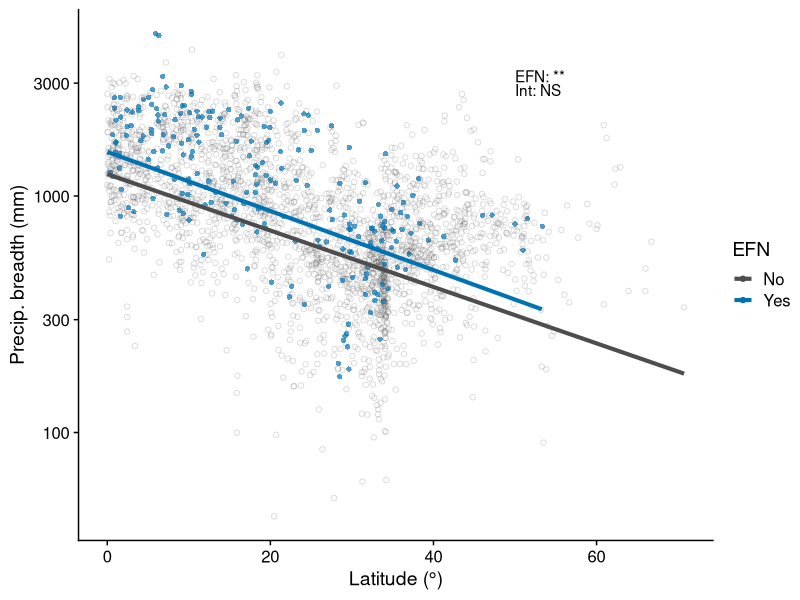
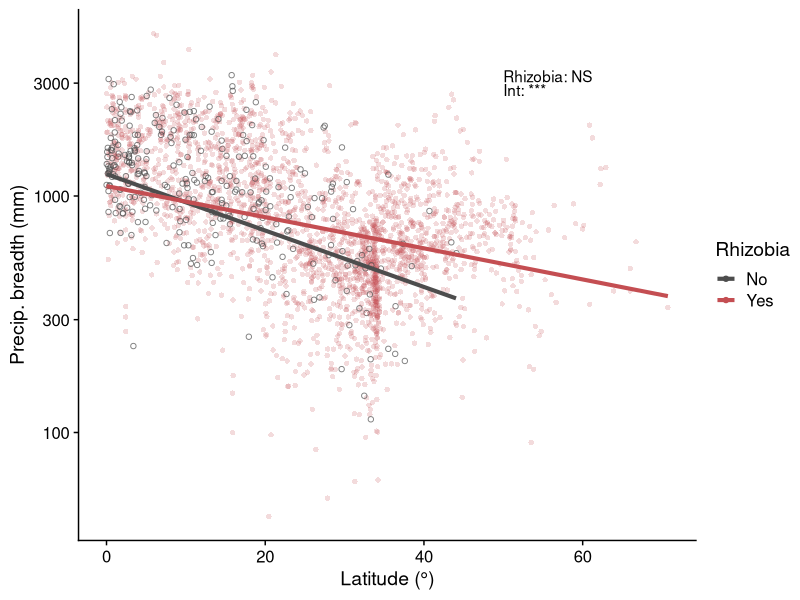
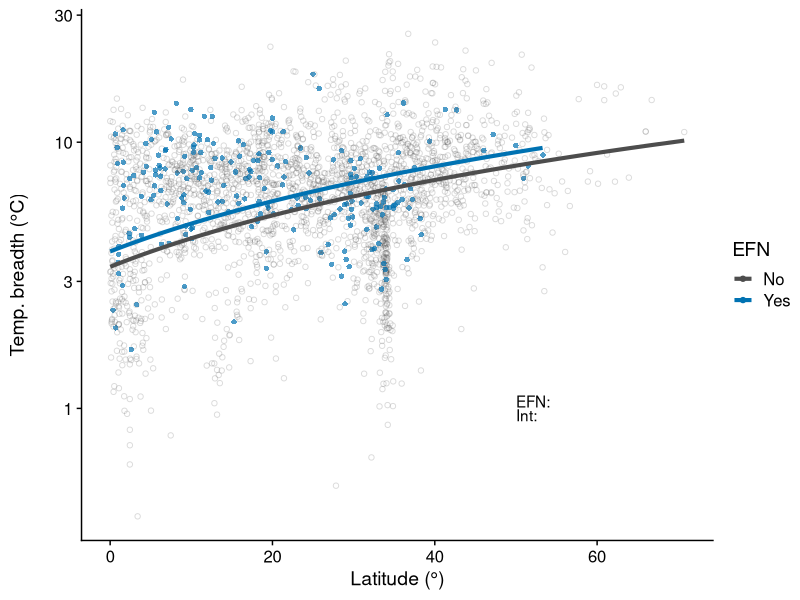
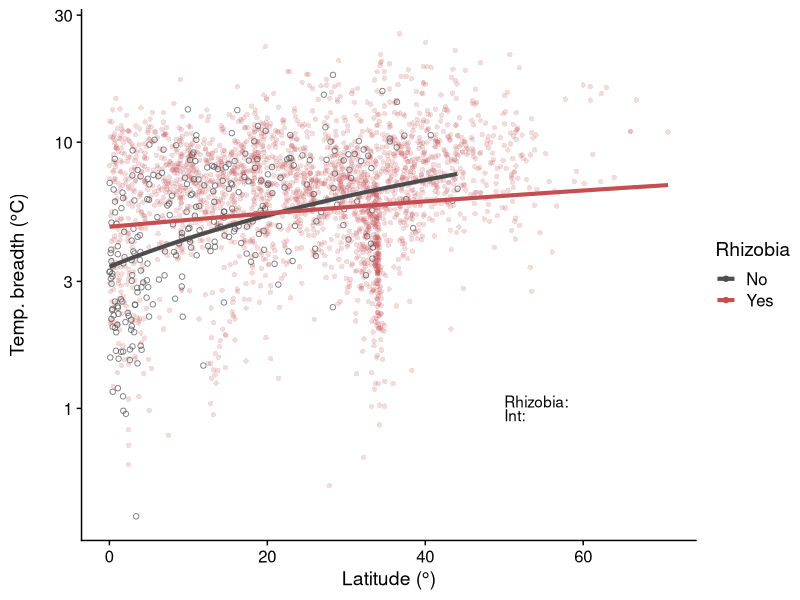
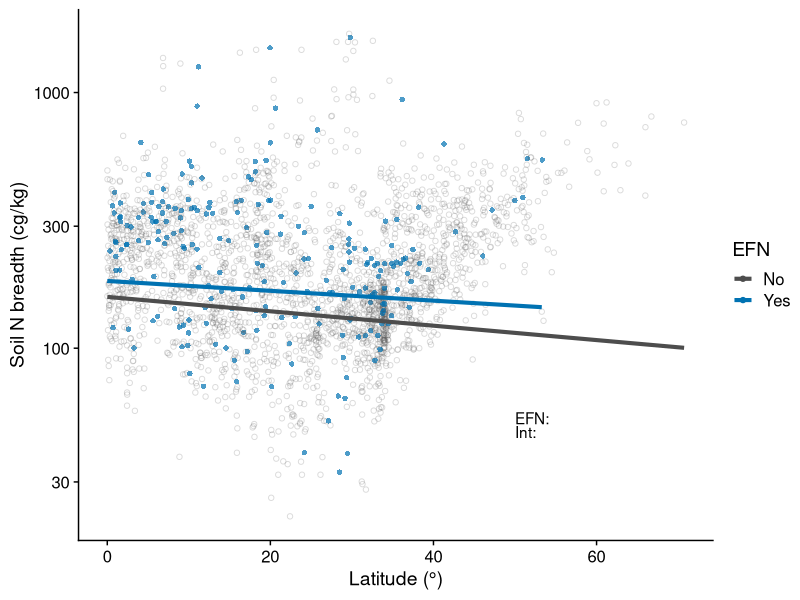
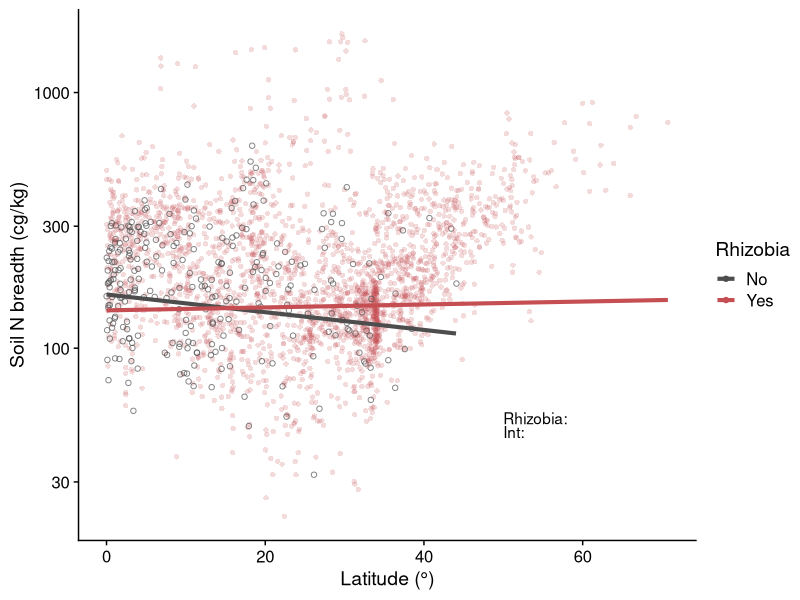
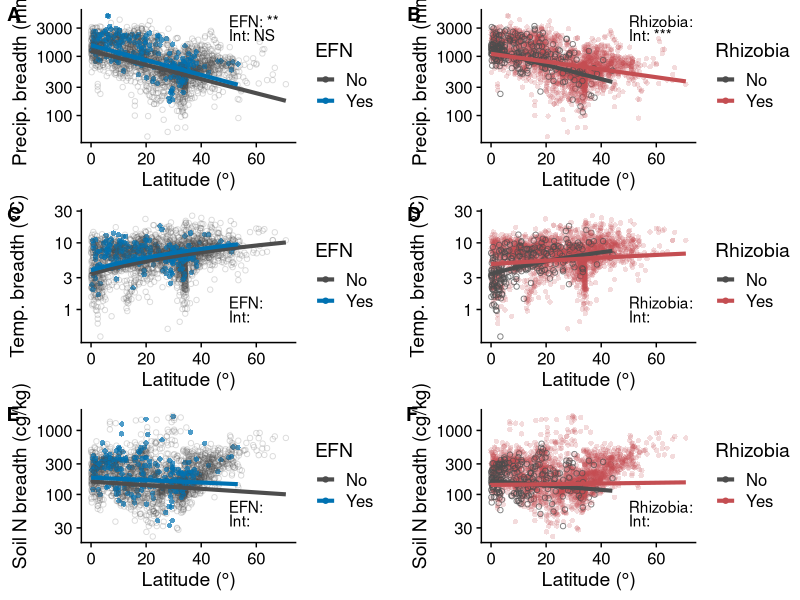

Here is the R script that generated these plots, in order: (Note: this script raises an error after producing the figures.)
#Packages
library(tidyverse)
library(cowplot)
library(here)
library(ggeffects)

#Read in data
data <- read.csv("data/pgls_species_data.csv")

#Make sure factors are factors
data$EFN <- as.factor(data$EFN)
data$fixer <- as.factor(data$fixer)
data$abs_med_lat <- as.numeric(data$abs_med_lat)

#Precipitation

#Read in model predictions from script 08
EFN_precip_means <- read.csv(here("tables/precip_range_EFN_predictions.csv"))
fixer_precip_means <- read.csv(here("tables/precip_range_fixer_predictions.csv"))
precip_stats <- read.csv(here("tables/precip_breadth_output_table.csv"))

## Make plots for EFN and rhizobia separately ----

#Set seed for reproducibility
set.seed(10)

#Make sure group is a factor
EFN_precip_means$group <- as.factor(EFN_precip_means$group)

#Calculate max latitude for each group
max_noEFN <- max(data[data$EFN == 0, "abs_med_lat"])
max_EFN <- max(data[data$EFN == 1, "abs_med_lat"])

#Set position of p-values inset
x_pos <- 50
y_pos <- 3000

#Extract p-values from model results for plotting asterixes on figure
sig_EFN <- ifelse(precip_stats[precip_stats$X == "EFN", "p.value"] <= 0.05 & precip_stats[precip_stats$X == "EFN", "p.value"] >= 0.01, "*", 
                  ifelse(precip_stats[precip_stats$X == "EFN", "p.value"] <= 0.01 & precip_stats[precip_stats$X == "EFN", "p.value"] >= 0.001, "**", 
                         ifelse(precip_stats[precip_stats$X == "EFN", "p.value"] <= 0.001, "***", 
                                "NS")))
sig_EFNint <- ifelse(precip_stats[precip_stats$X == "EFN:abs_med_lat", "p.value"] <= 0.05 & precip_stats[precip_stats$X == "EFN:abs_med_lat", "p.value"] >= 0.01, "*", 
                     (ifelse(precip_stats[precip_stats$X == "EFN:abs_med_lat", "p.value"] <= 0.01 & precip_stats[precip_stats$X == "EFN:abs_med_lat", "p.value"] >= 0.001, "**", 
                             (ifelse(precip_stats[precip_stats$X == "EFN:abs_med_lat", "p.value"] <= 0.001, "***", 
                                     "NS")))))
sig_fix <- ifelse(precip_stats[precip_stats$X == "fixer", "p.value"] <= 0.05 & precip_stats[precip_stats$X == "fixer", "p.value"] >= 0.01, "*", 
                  ifelse(precip_stats[precip_stats$X == "fixer", "p.value"] <= 0.01 & precip_stats[precip_stats$X == "fixer", "p.value"] >= 0.001, "**", 
                         ifelse(precip_stats[precip_stats$X == "fixer", "p.value"] <= 0.001, "***", 
                                "NS")))
sig_fixint <- ifelse(precip_stats[precip_stats$X == "abs_med_lat:fixer", "p.value"] <= 0.05 & precip_stats[precip_stats$X == "abs_med_lat:fixer", "p.value"] >= 0.01, "*", 
                     (ifelse(precip_stats[precip_stats$X == "abs_med_lat:fixer", "p.value"] <= 0.01 & precip_stats[precip_stats$X == "abs_med_lat:fixer", "p.value"] >= 0.001, "**", 
                             (ifelse(precip_stats[precip_stats$X == "abs_med_lat:fixer", "p.value"] <= 0.001, "***", 
                                     "NS")))))

#Make figure
p1 <- ggplot()+
  geom_point(data=data, aes(x=abs_med_lat, y=precip_range, color=EFN, alpha=EFN, shape=EFN), size=1.5)+
  theme_cowplot()+
  scale_alpha_manual(values=c(0.2, 0.7), guide="none")+
  scale_shape_manual(values = c("1" = 16, "0"   = 1), guide="none")+
  scale_colour_manual(values=c("#4D4D4D", "#0072B2"), labels=c("No", "Yes"))+
  ylab("Precip. breadth (mm)")+
  xlab("Latitude (\u00B0)")+
  geom_line(data=EFN_precip_means %>% filter(!(group=="0" & x>max_noEFN)) %>% filter(!(group=="1" & x > max_EFN)), aes(x=x, y=predicted, colour=group), linewidth=1.4)+
  annotate("text", label=paste0("EFN: ", sig_EFN, "\nInt: ", sig_EFNint), x=x_pos, y=y_pos, lineheight = .75, hjust=0)+
  scale_y_log10()
p1

#Make sure group is a factor
fixer_precip_means$group <- as.factor(fixer_precip_means$group)

#Calculate max latitude for each group
max_nofixer <- max(data[data$fixer == 0, "abs_med_lat"])
max_fixer <- max(data[data$fixer == 1, "abs_med_lat"])

#Make figure
p2 <- ggplot()+
  geom_point(data=data, aes(x=abs_med_lat, y=precip_range, color=fixer, alpha=fixer, shape=fixer), size=1.5)+
  theme_cowplot()+
  scale_alpha_manual(values=c(0.7, 0.2), guide="none")+
  scale_shape_manual(values = c("1" = 16, "0"   = 1), guide="none")+
  scale_colour_manual(values=c("#4D4D4D", "#C44E52"), labels=c("No", "Yes"))+
  ylab("Precip. breadth (mm)")+
  xlab("Latitude (\u00B0)")+
  labs(colour="Rhizobia")+
  geom_line(data=fixer_precip_means %>% filter(!(group=="0" & x>max_nofixer)) %>% filter(!(group=="1" & x > max_fixer)), aes(x=x, y=predicted, colour=group), linewidth=1.4)+
  annotate("text", label=paste0("Rhizobia: ", sig_fix, "\nInt: ", sig_fixint), x=x_pos, y=y_pos, lineheight = .75, hjust=0)+
  scale_y_log10()
p2


#Temperature

#Read in model predictions from script 08
EFN_temp_means <- read.csv(here("tables/temp_range_EFN_predictions.csv"))
fixer_temp_means <- read.csv(here("tables/temp_range_fixer_predictions.csv"))
temp_stats <- read.csv(here("tables/logtemp_breadth_output_table.csv"))

## Make plots for EFN and rhizobia separately ----

#Set seed for reproducibility
set.seed(10)

#Make sure group is a factor
EFN_temp_means$group <- as.factor(EFN_temp_means$group)

#Calculate max latitude for each group
max_noEFN <- max(data[data$EFN == 0, "abs_med_lat"])
max_EFN <- max(data[data$EFN == 1, "abs_med_lat"])

#Set position of p-values inset
x_pos <- 50
y_pos <- 1

#Extract p-values from model results for plotting asterixes on figure
sig_EFN <- ifelse(temp_stats[temp_stats$X == "EFN", "p.value"] <= 0.05 & temp_stats[temp_stats$X == "EFN", "p.value"] >= 0.01, "*", 
                  ifelse(temp_stats[temp_stats$X == "EFN", "p.value"] <= 0.01 & temp_stats[temp_stats$X == "EFN", "p.value"] >= 0.001, "**", 
                         ifelse(temp_stats[temp_stats$X == "EFN", "p.value"] <= 0.001, "***", 
                                "NS")))
sig_EFNint <- ifelse(temp_stats[temp_stats$X == "EFN:abs_med_lat", "p.value"] <= 0.05 & temp_stats[temp_stats$X == "EFN:abs_med_lat", "p.value"] >= 0.01, "*", 
                     (ifelse(temp_stats[temp_stats$X == "EFN:abs_med_lat", "p.value"] <= 0.01 & temp_stats[temp_stats$X == "EFN:abs_med_lat", "p.value"] >= 0.001, "**", 
                             (ifelse(temp_stats[temp_stats$X == "EFN:abs_med_lat", "p.value"] <= 0.001, "***", 
                                     "NS")))))
sig_fix <- ifelse(temp_stats[temp_stats$X == "fixer", "p.value"] <= 0.05 & temp_stats[temp_stats$X == "fixer", "p.value"] >= 0.01, "*", 
                  ifelse(temp_stats[temp_stats$X == "fixer", "p.value"] <= 0.01 & temp_stats[temp_stats$X == "fixer", "p.value"] >= 0.001, "**", 
                         ifelse(temp_stats[temp_stats$X == "fixer", "p.value"] <= 0.001, "***", 
                                "NS")))
sig_fixint <- ifelse(temp_stats[temp_stats$X == "abs_med_lat:fixer", "p.value"] <= 0.05 & temp_stats[temp_stats$X == "abs_med_lat:fixer", "p.value"] >= 0.01, "*", 
                     (ifelse(temp_stats[temp_stats$X == "abs_med_lat:fixer", "p.value"] <= 0.01 & temp_stats[temp_stats$X == "abs_med_lat:fixer", "p.value"] >= 0.001, "**", 
                             (ifelse(temp_stats[temp_stats$X == "abs_med_lat:fixer", "p.value"] <= 0.001, "***", 
                                     "NS")))))

#Make figure
p3 <- ggplot()+
  geom_point(data=data, aes(x=abs_med_lat, y=temp_range, color=EFN, alpha=EFN, shape=EFN), size=1.5)+
  theme_cowplot()+
  scale_alpha_manual(values=c(0.2, 0.7), guide="none")+
  scale_shape_manual(values = c("1" = 16, "0"   = 1), guide="none")+
  scale_colour_manual(values=c("#4D4D4D", "#0072B2"), labels=c("No", "Yes"))+
  ylab("Temp. breadth (\u00B0C)\n")+
  xlab("Latitude (\u00B0)")+
  geom_line(data=EFN_temp_means %>% filter(!(group=="0" & x>max_noEFN)) %>% filter(!(group=="1" & x > max_EFN)), aes(x=x, y=predicted, colour=group), linewidth=1.4)+
  annotate("text", label=paste0("EFN: ", sig_EFN, "\nInt: ", sig_EFNint), x=x_pos, y=y_pos, lineheight = .75, hjust=0)+
  scale_y_log10()
p3

#Make sure group is a factor
fixer_temp_means$group <- as.factor(fixer_temp_means$group)

#Calculate max latitude for each group
max_nofixer <- max(data[data$fixer == 0, "abs_med_lat"])
max_fixer <- max(data[data$fixer == 1, "abs_med_lat"])

#Make figure
p4 <- ggplot()+
  geom_point(data=data, aes(x=abs_med_lat, y=temp_range, color=fixer, alpha=fixer, shape=fixer), size=1.5)+
  theme_cowplot()+
  scale_alpha_manual(values=c(0.7, 0.2), guide="none")+
  scale_shape_manual(values = c("1" = 16, "0"   = 1), guide="none")+
  scale_colour_manual(values=c("#4D4D4D", "#C44E52"), labels=c("No", "Yes"))+
  ylab("Temp. breadth (\u00B0C)\n")+
  xlab("Latitude (\u00B0)")+
  labs(colour="Rhizobia")+
  geom_line(data=fixer_temp_means %>% filter(!(group=="0" & x>max_nofixer)) %>% filter(!(group=="1" & x > max_fixer)), aes(x=x, y=predicted, colour=group), linewidth=1.4)+
  annotate("text", label=paste0("Rhizobia: ", sig_fix, "\nInt: ", sig_fixint), x=x_pos, y=y_pos, lineheight = .75, hjust=0)+
  scale_y_log10()
p4

#Nitrogen

#Read in model predictions from script 08
EFN_nitro_means <- read.csv(here("tables/nitro_range_EFN_predictions.csv"))
fixer_nitro_means <- read.csv(here("tables/nitro_range_fixer_predictions.csv"))
nitro_stats <- read.csv(here("tables/nitro_breadth_output_table.csv"))

## Make plots for EFN and rhizobia separately ----

#Set seed for reproducibility
set.seed(10)

#Make sure group is a factor
EFN_nitro_means$group <- as.factor(EFN_nitro_means$group)

#Calculate max latitude for each group
max_noEFN <- max(data[data$EFN == 0, "abs_med_lat"])
max_EFN <- max(data[data$EFN == 1, "abs_med_lat"])

#Set position of p-values inset
x_pos <- 50
y_pos <- 50

#Extract p-values from model results for plotting asterixes on figure
sig_EFN <- ifelse(nitro_stats[nitro_stats$X == "EFN", "p.value"] <= 0.05 & nitro_stats[nitro_stats$X == "EFN", "p.value"] >= 0.01, "*", 
                  ifelse(nitro_stats[nitro_stats$X == "EFN", "p.value"] <= 0.01 & nitro_stats[nitro_stats$X == "EFN", "p.value"] >= 0.001, "**", 
                         ifelse(nitro_stats[nitro_stats$X == "EFN", "p.value"] <= 0.001, "***", 
                                "NS")))
sig_EFNint <- ifelse(nitro_stats[nitro_stats$X == "EFN:abs_med_lat", "p.value"] <= 0.05 & nitro_stats[nitro_stats$X == "EFN:abs_med_lat", "p.value"] >= 0.01, "*", 
                     (ifelse(nitro_stats[nitro_stats$X == "EFN:abs_med_lat", "p.value"] <= 0.01 & nitro_stats[nitro_stats$X == "EFN:abs_med_lat", "p.value"] >= 0.001, "**", 
                             (ifelse(nitro_stats[nitro_stats$X == "EFN:abs_med_lat", "p.value"] <= 0.001, "***", 
                                     "NS")))))
sig_fix <- ifelse(nitro_stats[nitro_stats$X == "fixer", "p.value"] <= 0.05 & nitro_stats[nitro_stats$X == "fixer", "p.value"] >= 0.01, "*", 
                  ifelse(nitro_stats[nitro_stats$X == "fixer", "p.value"] <= 0.01 & nitro_stats[nitro_stats$X == "fixer", "p.value"] >= 0.001, "**", 
                         ifelse(nitro_stats[nitro_stats$X == "fixer", "p.value"] <= 0.001, "***", 
                                "NS")))
sig_fixint <- ifelse(nitro_stats[nitro_stats$X == "abs_med_lat:fixer", "p.value"] <= 0.05 & nitro_stats[nitro_stats$X == "abs_med_lat:fixer", "p.value"] >= 0.01, "*", 
                     (ifelse(nitro_stats[nitro_stats$X == "abs_med_lat:fixer", "p.value"] <= 0.01 & nitro_stats[nitro_stats$X == "abs_med_lat:fixer", "p.value"] >= 0.001, "**", 
                             (ifelse(nitro_stats[nitro_stats$X == "abs_med_lat:fixer", "p.value"] <= 0.001, "***", 
                                     "NS")))))

#Make figure
p5 <- ggplot()+
  geom_point(data=data, aes(x=abs_med_lat, y=nitro_range, color=EFN, alpha=EFN, shape=EFN), size=1.5)+
  theme_cowplot()+
  scale_alpha_manual(values=c(0.2, 0.7), guide="none")+
  scale_shape_manual(values = c("1" = 16, "0"   = 1), guide="none")+
  scale_colour_manual(values=c("#4D4D4D", "#0072B2"), labels=c("No", "Yes"))+
  ylab("Soil N breadth (cg/kg)")+
  xlab("Latitude (\u00B0)")+
  geom_line(data=EFN_nitro_means %>% filter(!(group=="0" & x>max_noEFN)) %>% filter(!(group=="1" & x > max_EFN)), aes(x=x, y=predicted, colour=group), linewidth=1.4)+
  annotate("text", label=paste0("EFN: ", sig_EFN, "\nInt: ", sig_EFNint), x=x_pos, y=y_pos, lineheight = .75, hjust=0)+
  scale_y_log10()
p5

#Make sure group is a factor
fixer_nitro_means$group <- as.factor(fixer_nitro_means$group)

#Calculate max latitude for each group
max_nofixer <- max(data[data$fixer == 0, "abs_med_lat"])
max_fixer <- max(data[data$fixer == 1, "abs_med_lat"])

#Make figure
p6 <- ggplot()+
  geom_point(data=data, aes(x=abs_med_lat, y=nitro_range, color=fixer, alpha=fixer, shape=fixer), size=1.5)+
  theme_cowplot()+
  scale_alpha_manual(values=c(0.7, 0.2), guide="none")+
  scale_shape_manual(values = c("1" = 16, "0"   = 1), guide="none")+
  scale_colour_manual(values=c("#4D4D4D", "#C44E52"), labels=c("No", "Yes"))+
  ylab("Soil N breadth (cg/kg)")+
  xlab("Latitude (\u00B0)")+
  labs(colour="Rhizobia")+
  geom_line(data=fixer_nitro_means %>% filter(!(group=="0" & x>max_nofixer)) %>% filter(!(group=="1" & x > max_fixer)), aes(x=x, y=predicted, colour=group), linewidth=1.4)+
  annotate("text", label=paste0("Rhizobia: ", sig_fix, "\nInt: ", sig_fixint), x=x_pos, y=y_pos, lineheight = .75, hjust=0)+
  scale_y_log10()
p6

#Make multi-panel plot
p7 <- cowplot::plot_grid(p1, p2, p3, p4, p5, p6, nrow=3, align = "hv", axis = "lr", labels=c("AUTO"))
p7

#Save final Figure 3
save_plot("figures/Figure3.pdf", p7, base_height = 10, base_width = 12)
